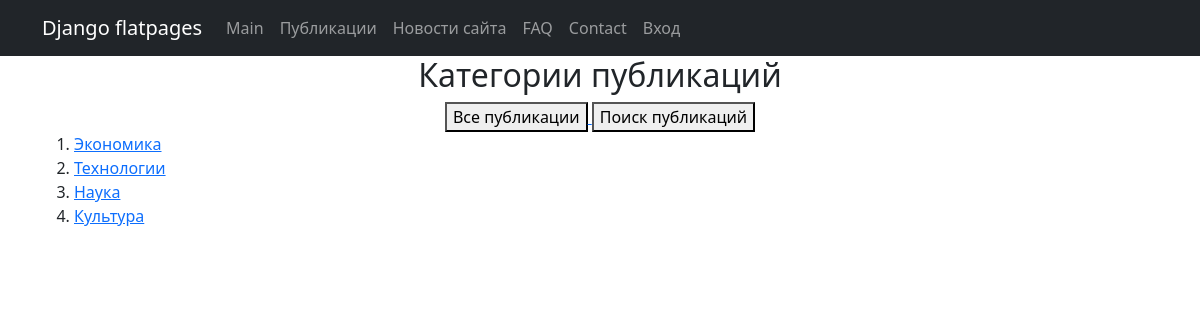
/news/categories/, run on an earlier commit of the app's database.
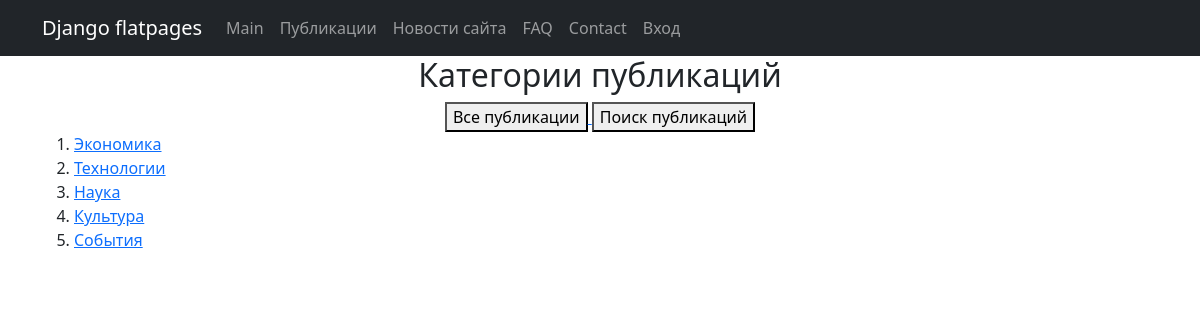
And on a later commit of the database.
### news_portal/models.py (models this page shows, shortened)
class Category(models.Model):
    name = models.CharField(max_length=50, unique=True)
    subscribers = models.ManyToManyField(User, related_name='categories')
    def get_absolute_url(self):
        return reverse('posts_category_list', args=[str(self.id)])

### news_portal/views.py (the view, shortened to what this page needs)
# urls.py: path('categories/', CategoriesListView.as_view(template_name = 'news_portal/categories_list.html'), name='categories_list'),
class CategoriesListView(ListView):
    model = Category
    ordering = ''
    template_name = 'news_portal/categories_list.html'
    context_object_name = 'categories'

### templates/news_portal/categories_list.html (shortened to what this page needs)
{% extends 'flatpages/default.html' %}
{% block content %}
<h2> Категории публикаций </h2>
    <a href="/news">
        <button type="button">Все публикации</button>
    </a>
    <a href="/news/search">
        <button type="button">Поиск публикаций</button>
    </a>
    <div align="left">
        <ol>
        {% for category in categories %}
            <li>
                <a href="{{ category.get_absolute_url }}"> {{ category.name }} </a>
            </li>
        {% endfor %}
        </ol>
    </div>
{% endblock %}

What changed in the data, as far as the page shows it:
added Category: name "События"
